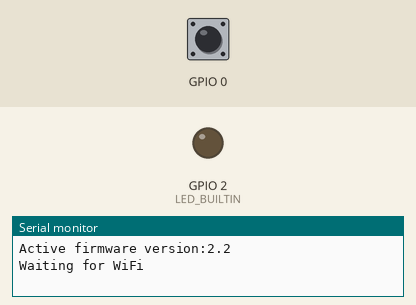
The sketch below on a simulated ESP32. Shown: output pins drawn as LEDs (lit = HIGH), the last lines printed to the serial monitor. Dashed ring = blinking. Inputs (shaded band) come from the test bench; at power-on: GPIO 0 HIGH. WiFi joins after 1.5 s; servers stay silent unless stated; random numbers use the default seed unless the sketch sets one.

Above: at 0.1 s.
At 2.7 s:
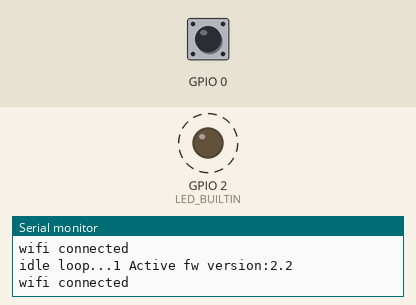
2.8 s: GPIO 0 pulsed LOW 2 times (0.12 s each, 0.3 s apart)
Timing chart, 0 to 11.0 s (numbered marks = the images above; inputs shaded):
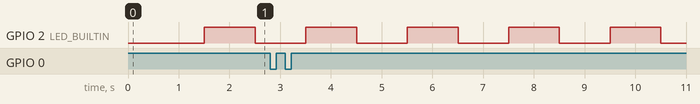

The sketch:

esp32_ota.ino
```cpp
#include <WiFi.h>
#include <HTTPClient.h>
#include <HTTPUpdate.h>
#include <WiFiClientSecure.h>
#include "cert.h"
#define LED_BUILTIN 2

const char * ssid = "Turris1";
const char * password = "WiFiKnitva1172";


String FirmwareVer = {
  "2.2"
};
#define URL_fw_Version "https://raw.githubusercontent.com/enhee2706/OTAforEsp32/main/bin_version.txt"
#define URL_fw_Bin "https://raw.githubusercontent.com/enhee2706/OTAforEsp32/main/fw.bin"

//#define URL_fw_Version "http://cade-make.000webhostapp.com/version.txt"
//#define URL_fw_Bin "http://cade-make.000webhostapp.com/firmware.bin"

void connect_wifi();
void firmwareUpdate();
int FirmwareVersionCheck();

unsigned long previousMillis = 0; // will store last time LED was updated
unsigned long previousMillis_2 = 0;
const long interval = 60000;
const long mini_interval = 1000;
unsigned long previousMillis_led = 0;
const long ledInterval = 1000;
void repeatedCall() {
  static int num=0;
  unsigned long currentMillis = millis();
  if ((currentMillis - previousMillis) >= interval) {
    // save the last time you blinked the LED
    previousMillis = currentMillis;
    if (FirmwareVersionCheck()) {
      firmwareUpdate();
    }
  }
  if ((currentMillis - previousMillis_2) >= mini_interval) {
    previousMillis_2 = currentMillis;
    Serial.print("idle loop...");
    Serial.print(num++);
    Serial.print(" Active fw version:");
    Serial.println(FirmwareVer);
   if(WiFi.status() == WL_CONNECTED)
   {
       Serial.println("wifi connected");
   }
   else
   {
    connect_wifi();
   }
  }
}

void ledBlink(){
  unsigned long currentMillis = millis();
  if((currentMillis - previousMillis_led) >= ledInterval){
    digitalWrite(LED_BUILTIN, !digitalRead(LED_BUILTIN));
    previousMillis_led = currentMillis;
  }
}
struct Button {
  const uint8_t PIN;
  uint32_t numberKeyPresses;
  bool pressed;
};

Button button_boot = {
  0,
  0,
  false
};
/*void IRAM_ATTR isr(void* arg) {
    Button* s = static_cast<Button*>(arg);
    s->numberKeyPresses += 1;
    s->pressed = true;
}*/

void IRAM_ATTR isr() {
  button_boot.numberKeyPresses += 1;
  button_boot.pressed = true;
}


void setup() {
  pinMode(button_boot.PIN, INPUT);
  attachInterrupt(button_boot.PIN, isr, RISING);
  Serial.begin(115200);
  Serial.print("Active firmware version:");
  Serial.println(FirmwareVer);
  pinMode(LED_BUILTIN, OUTPUT);
  connect_wifi();
}
void loop() {
  if (button_boot.pressed) { //to connect wifi via Android esp touch app
    if (FirmwareVersionCheck()){
      Serial.println("Firmware update Starting..");
      firmwareUpdate();
    }
    button_boot.pressed = false;
  }
  repeatedCall();
  ledBlink();
}

void connect_wifi() {
  Serial.println("Waiting for WiFi");
  WiFi.begin(ssid, password);
  while (WiFi.status() != WL_CONNECTED) {
    delay(500);
    Serial.print(".");
  }

  Serial.println("");
  Serial.println("WiFi connected");
  Serial.println("IP address: ");
  Serial.println(WiFi.localIP());
}


void firmwareUpdate(void) {
  WiFiClientSecure client;
  client.setCACert(rootCACertificate);
  httpUpdate.setLedPin(LED_BUILTIN, LOW);
  t_httpUpdate_return ret = httpUpdate.update(client, URL_fw_Bin);

  switch (ret) {
  case HTTP_UPDATE_FAILED:
    Serial.printf("HTTP_UPDATE_FAILD Error (%d): %s\n", httpUpdate.getLastError(), httpUpdate.getLastErrorString().c_str());
    break;

  case HTTP_UPDATE_NO_UPDATES:
    Serial.println("HTTP_UPDATE_NO_UPDATES");
    break;

  case HTTP_UPDATE_OK:
    Serial.println("HTTP_UPDATE_OK");
    break;
  }
}
int FirmwareVersionCheck(void) {
  String payload;
  int httpCode;
  String fwurl = "";
  fwurl += URL_fw_Version;
  fwurl += "?";
  fwurl += String(rand());
  Serial.println(fwurl);
  WiFiClientSecure * client = new WiFiClientSecure;

  if (client)
  {
    client -> setCACert(rootCACertificate);

    // Add a scoping block for HTTPClient https to make sure it is destroyed before WiFiClientSecure *client is
    HTTPClient https;

    if (https.begin( * client, fwurl))
    { // HTTPS
      Serial.print("[HTTPS] GET...\n");
      // start connection and send HTTP header
      delay(100);
      httpCode = https.GET();
      delay(100);
      if (httpCode == HTTP_CODE_OK) // if version received
      {
        payload = https.getString(); // save received version
      } else {
        Serial.print("error in downloading version file:");
        Serial.println(httpCode);
      }
      https.end();
    }
    delete client;
  }

  if (httpCode == HTTP_CODE_OK) // if version received
  {
    payload.trim();
    if (payload.equals(FirmwareVer)) {
      Serial.printf("\nDevice already on latest firmware version:%s\n", FirmwareVer);
      return 0;
    }
    else
    {
      Serial.println(payload);
      Serial.println("New firmware detected");
      return 1;
    }
  }
  return 0;
}
```

cert.h
```cpp
#ifndef CERT_H

#define CERT_H

const char * rootCACertificate = \
  "-----BEGIN CERTIFICATE-----\n"
"MIIDxTCCAq2gAwIBAgIQAqxcJmoLQJuPC3nyrkYldzANBgkqhkiG9w0BAQUFADBs\n"
"MQswCQYDVQQGEwJVUzEVMBMGA1UEChMMRGlnaUNlcnQgSW5jMRkwFwYDVQQLExB3\n"
"d3cuZGlnaWNlcnQuY29tMSswKQYDVQQDEyJEaWdpQ2VydCBIaWdoIEFzc3VyYW5j\n"
"ZSBFViBSb290IENBMB4XDTA2MTExMDAwMDAwMFoXDTMxMTExMDAwMDAwMFowbDEL\n"
"MAkGA1UEBhMCVVMxFTATBgNVBAoTDERpZ2lDZXJ0IEluYzEZMBcGA1UECxMQd3d3\n"
"LmRpZ2ljZXJ0LmNvbTErMCkGA1UEAxMiRGlnaUNlcnQgSGlnaCBBc3N1cmFuY2Ug\n"
"RVYgUm9vdCBDQTCCASIwDQYJKoZIhvcNAQEBBQADggEPADCCAQoCggEBAMbM5XPm\n"
"+9S75S0tMqbf5YE/yc0lSbZxKsPVlDRnogocsF9ppkCxxLeyj9CYpKlBWTrT3JTW\n"
"PNt0OKRKzE0lgvdKpVMSOO7zSW1xkX5jtqumX8OkhPhPYlG++MXs2ziS4wblCJEM\n"
"xChBVfvLWokVfnHoNb9Ncgk9vjo4UFt3MRuNs8ckRZqnrG0AFFoEt7oT61EKmEFB\n"
"Ik5lYYeBQVCmeVyJ3hlKV9Uu5l0cUyx+mM0aBhakaHPQNAQTXKFx01p8VdteZOE3\n"
"hzBWBOURtCmAEvF5OYiiAhF8J2a3iLd48soKqDirCmTCv2ZdlYTBoSUeh10aUAsg\n"
"EsxBu24LUTi4S8sCAwEAAaNjMGEwDgYDVR0PAQH/BAQDAgGGMA8GA1UdEwEB/wQF\n"
"MAMBAf8wHQYDVR0OBBYEFLE+w2kD+L9HAdSYJhoIAu9jZCvDMB8GA1UdIwQYMBaA\n"
"FLE+w2kD+L9HAdSYJhoIAu9jZCvDMA0GCSqGSIb3DQEBBQUAA4IBAQAcGgaX3Nec\n"
"nzyIZgYIVyHbIUf4KmeqvxgydkAQV8GK83rZEWWONfqe/EW1ntlMMUu4kehDLI6z\n"
"eM7b41N5cdblIZQB2lWHmiRk9opmzN6cN82oNLFpmyPInngiK3BD41VHMWEZ71jF\n"
"hS9OMPagMRYjyOfiZRYzy78aG6A9+MpeizGLYAiJLQwGXFK3xPkKmNEVX58Svnw2\n"
"Yzi9RKR/5CYrCsSXaQ3pjOLAEFe4yHYSkVXySGnYvCoCWw9E1CAx2/S6cCZdkGCe\n"
"vEsXCS+0yx5DaMkHJ8HSXPfqIbloEpw8nL+e/IBcm2PN7EeqJSdnoDfzAIJ9VNep\n"
"+OkuE6N36B9K\n"
"-----END CERTIFICATE-----\n";

#endif
```

Measured:
- by itself, GPIO 2 (LED_BUILTIN): alternates HIGH for 1.0 s and LOW for 1.0 s
